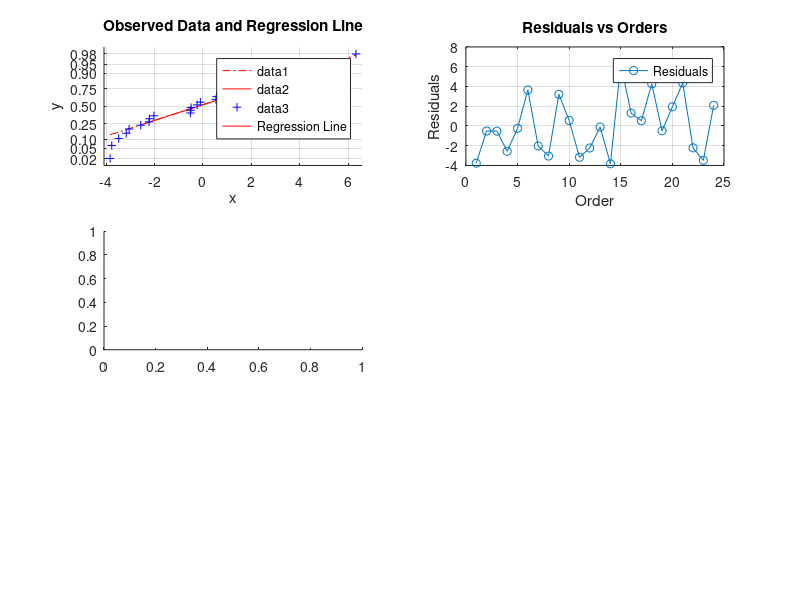

This chart was generated by the following MATLAB code: (Note: this script raises an error after producing the figure.)
y = [25.9000 29.5000 27.9000 25.9000 29.9000 29.9000 30.9000 28.9000 35.9000 31.5000 31 30.9000 30 36.9000 41.9000 40.5000 43.9000 37.5000 37.9000 44.5000 37.9000 38.9000 36.9000 45.8000];
x = [4.9176 5.0208 4.5429 4.5573 5.0597 3.8910 5.8980 5.6039 5.8282 5.3003 6.2712 5.9592 5.0500 8.2464 6.6969 7.7841 9.0384 5.9894 7.5422 8.7951 6.0831 8.3607 8.1400 9.1416];

a = 0.05;

sx = sum(x); sy = sum(y); x2 = x.^2; y2 = y.^2; sx2 = sum(x2); sy2 = sum(y2); xy = x.*y; sxy = sum(xy);
n = length(x);

ssxy = sxy - ((1/n) * sx * sy); ssxx = sx2 - ((1/n) * (sx)^2);
b1 = ssxy / ssxx;
b0 = (1/n)*sy - (b1 * ((1/n) * sx));

% num = sxy - (1/n)*(sx*sy);
% denom = sqrt((sx2 - (1/n)*(sx^2))*(sy2 - (1/n)*(sy^2)));
% r = num / denom;

y_pred = b0 + b1 * x;
res = y - y_pred;
res2 = res.^2;
sum_res = sum(res);
SSE = sum(res2);
se = sqrt(SSE / (n - 2));
ssyy = sy2 - ((1/n) * (sy)^2);
r2 = ((b1^2) * ssxx) / ssyy;
sb = se / sqrt(ssxx);
t_val = (b1 - 0) / sb;
t = tinv(1 - a/2, n - 2); 
x0 = 8.0;
y_ht = b0 + b1*x0;
x_bar = mean(x);

ci_b1 = y_ht + [-1 1]*t*se*sqrt((1/n) + ((x0 - x_bar).^2/ssxx));
pi_b1 = y_ht + [-1 1]*t*se*sqrt(1 + (1/n) + ((x0 - x_bar).^2/ssxx));

%Plotting
figure; 

%Observed Data and Regression Line
subplot(3, 2, 1);
scatter(x, y); xlabel('x'); ylabel('y'); title('Scatter Plot');
normplot(res);
hold on;
x_fit = min(x):max(x); y_fit = b0 + b1*x_fit;
plot(x_fit, y_fit, '-r', 'DisplayName', 'Regression Line');
xlabel('x'); ylabel('y'); title('Observed Data and Regression Line');
legend('Location', 'best'); grid on; hold off;

%Residual vs Order
subplot(3, 2, 2);
plot(1:length(res), res, 'o-', 'DisplayName', 'Residuals');
xlabel('Order'); ylabel('Residuals'); title('Residuals vs Orders');
grid on; legend('Location', 'best');

%Histogram of Residuals
subplot(3, 2, 3);
histogram(res, 10, 'EdgeColor', 'black', 'FaceColor', 'blue', 'DisplayName', 'Residuals');
xlabel('Residuals'); ylabel('Frequency'); title('Histogram of Residuals'); grid on; legend('Location', 'best');

%Fitted Value vs Residuals
subplot(3, 2, 4);
plot(y_pred, res, 'o', 'DisplayName', 'Fitted Value vs Residual');
xlabel('Fitted Value'); ylabel('Residuals'); title('Fitted Value vs Residuals'); grid on; legend('Location', 'best');


